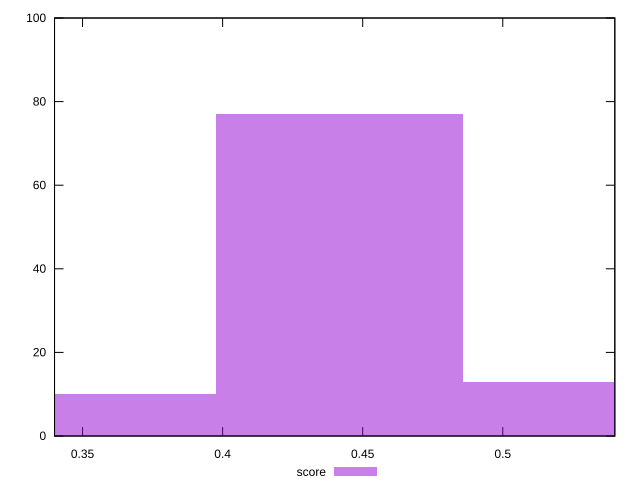

Source code (gnuplot):
reset

$score <<EOF
0.44165549403653503 77
0.5299865928438421 13
0.35332439522922804 10
EOF

set key outside below
set boxwidth 0.08833109880730701
set xrange [0.34:0.54]
set yrange [0:100]
set trange [0:100]
set style fill transparent solid 0.5 noborder
set terminal svg size 640, 490 enhanced background rgb 'white'
set output "reports/report_00027_2021-02-24T12-40-31.850Z/uses-http2/samples/agenda/score/histogram.svg"

plot $score title "score" with boxes

reset
